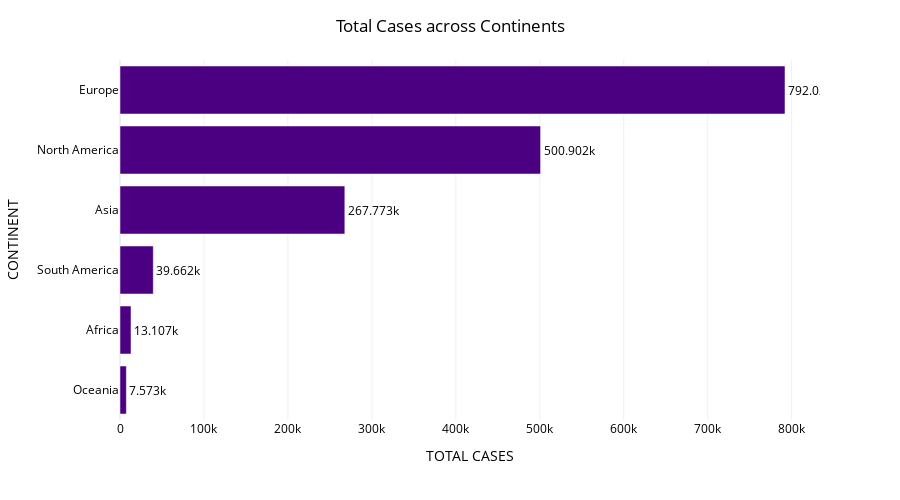

Here is the notebook cell this chart was saved with:
### Code cell
fig = px.bar(df_continent, y='CONTINENT', x='TOTAL CASES', text=df_continent['TOTAL CASES'],
            hover_data=['DEATHS', 'TOTAL RECOVERED', 'ACTIVE CASES', 'NEW CASES', 'SERIOUS/CRITICAL'], template='plotly_white', 
            orientation='h', height=500)
fig.update_traces(texttemplate='%{text:s}', textposition='outside', marker_color= 'indigo')
fig.update_layout(title = {
    'text': 'Total Cases across Continents',
    'y':0.96,
    'x':0.5,
    'xanchor': 'center',
    'yanchor': 'top'
},
    font=dict(
        color="black"
    )
)

fig.update_layout({
        'plot_bgcolor' : 'white'
    })

fig.show()

### Figure 1 — Plotly figure (JSON) as saved in the notebook; plotly's stock layout.template omitted (floating-point values rounded to 4 significant figures)
{"data": [{"alignmentgroup": "True", "customdata": [[13, 619, 89, 0, 10], [55, 3515, 4003, 96, 79], [653, 2066, 10388, 227, 154], [1620, 4129, 33913, 57, 1128], [10096, 133080, 124597, 3876, 6502], [17694, 32303, 450905, 682, 10968], [67054, 190559, 534415, 13176, 30367]], "hoverlabel": {"namelength": 0}, "hovertemplate": "TOTAL CASES=%{text}<br>CONTINENT=%{y}<br>DEATHS=%{customdata[0]}<br>TOTAL RECOVERED=%{customdata[1]}<br>ACTIVE CASES=%{customdata[2]}<br>NEW CASES=%{customdata[3]}<br>SERIOUS/CRITICAL=%{customdata[4]}", "legendgroup": "", "marker": {"color": "indigo"}, "name": "", "offsetgroup": "", "orientation": "h", "showlegend": false, "text": [721, 7573, 13107, 39662, 267773, 500902, 792028], "textposition": "outside", "texttemplate": "%{text:s}", "type": "bar", "x": [721, 7573, 13107, 39662, 267773, 500902, 792028], "xaxis": "x", "y": [null, "Oceania", "Africa", "South America", "Asia", "North America", "Europe"], "yaxis": "y"}], "layout": {"barmode": "relative", "font": {"color": "black"}, "height": 500, "legend": {"tracegroupgap": 0}, "margin": {"t": 60}, "plot_bgcolor": "white", "title": {"text": "Total Cases across Continents", "x": 0.5, "xanchor": "center", "y": 0.96, "yanchor": "top"}, "xaxis": {"anchor": "y", "domain": [0, 1], "title": {"text": "TOTAL CASES"}}, "yaxis": {"anchor": "x", "domain": [0, 1], "title": {"text": "CONTINENT"}}}}
